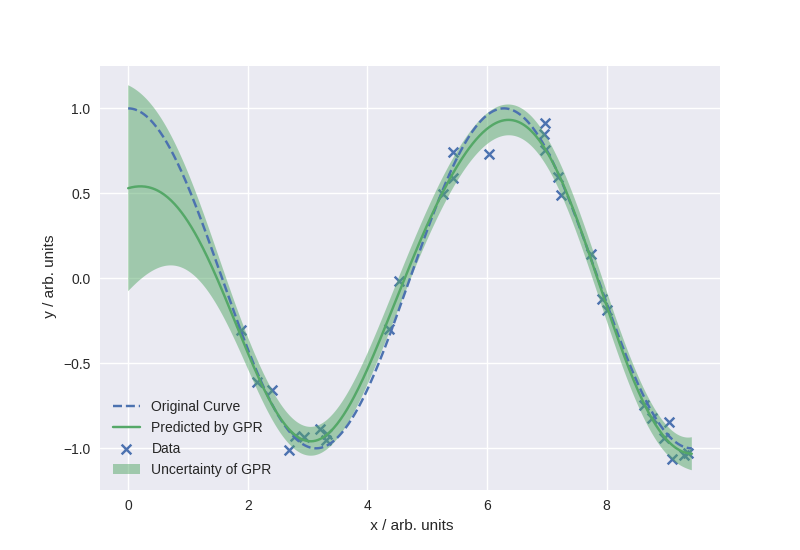

Source code (Python):
"""This script generates some noisy data and applies gaussian procress
regression (GPR) to it. This is basically the example from the sklearn 
webpage, which I "recoded" to play around with some parameters.

Author:
    - Johannes Cartus, TU Graz
"""

import numpy as np
import matplotlib.pyplot as plt
plt.style.use("seaborn")

from sklearn.gaussian_process import GaussianProcessRegressor
from sklearn.gaussian_process.kernels import RBF, WhiteKernel


def generate_data(N, f=np.cos, x0=0, x1=3*np.pi):
    """This function generates some noisy data (the function f evaluated
    at N points in the interval [x0, x1) with some gaussian noise)"""

    x = x0 + np.random.rand(N)* 3 * np.pi
    y = f(x) + np.random.randn(N) * 1e-1
    return x.reshape(N, 1), y.reshape(N, 1)

def main():
    # setup training data
    x, y = generate_data(30)
    
    #--- setup GPR ---
    kernel = 1.0 * RBF(length_scale=1) + WhiteKernel(noise_level=1)

    gaussian_process = GaussianProcessRegressor(kernel=kernel).fit(x, y)
    #---

    #--- predict ---
    t = np.linspace(0, 3 * np.pi, 500)
    y_predicted_mean, y_predicted_cov = gaussian_process.predict(
        t[:, np.newaxis], 
        return_cov=True
    )
    #---

    #--- plot results ---
    # input
    plt.scatter(x.flatten(), y.flatten(), marker="x", label="Data")
    plt.plot(t, np.cos(t), "--", label="Original Curve")
    
    # result of GPR
    plt.plot(t, y_predicted_mean, label="Predicted by GPR")
    plt.fill_between(
        t, 
        y_predicted_mean.flatten() - np.sqrt(np.diag(y_predicted_cov)),
        y_predicted_mean.flatten() + np.sqrt(np.diag(y_predicted_cov)),
        alpha=0.5,
        label="Uncertainty of GPR"
    )

    plt.xlabel(" x / arb. units")
    plt.ylabel(" y / arb. units")
    plt.legend()
    #---

    plt.savefig("cos.png")
    plt.show()

if __name__ == '__main__':
    main()

